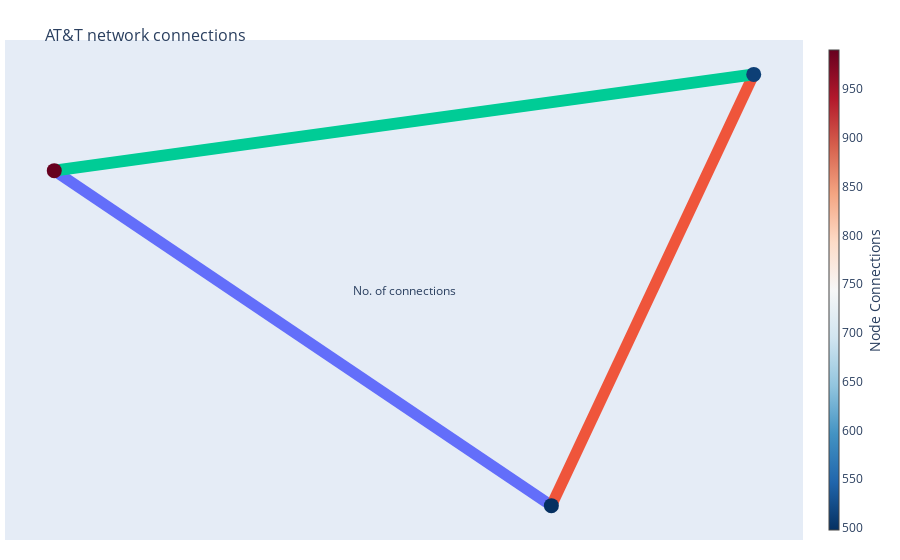

Source (notebook cell):
### Code cell
fig = go.Figure(
    data=[*edge_trace, node_trace],
    layout=go.Layout(
        title="<br>AT&T network connections",
        titlefont=dict(size=16),
        showlegend=False,
        hovermode="closest",
        margin=dict(b=20, l=5, r=5, t=40),
        annotations=[
            dict(text="No. of connections", showarrow=False, xref="paper", yref="paper")
        ],
        xaxis=dict(showgrid=False, zeroline=False, showticklabels=False),
        yaxis=dict(showgrid=False, zeroline=False, showticklabels=False),
    ),
)

fig.show()

### Figure 1 — Plotly figure (JSON) as saved in the notebook; plotly's stock layout.template omitted (floating-point values rounded to 4 significant figures)
{"data": [{"hoverinfo": "none", "line": {"width": 11.17}, "mode": "lines", "type": "scatter", "x": [0.2446, -0.9928], "y": [-1, 0.3115]}, {"hoverinfo": "none", "line": {"width": 11.17}, "mode": "lines", "type": "scatter", "x": [0.2446, 0.7482], "y": [-1, 0.6885]}, {"hoverinfo": "none", "line": {"width": 11.81}, "mode": "lines", "type": "scatter", "x": [0.7482, -0.9928], "y": [0.6885, 0.3115]}, {"hoverinfo": "none", "line": {"width": 25}, "mode": "lines", "type": "scatter", "x": [-0.9928, -0.9928], "y": [0.3115, 0.3115]}, {"hoverinfo": "text", "marker": {"color": [498, 512, 990], "colorbar": {"thickness": 10, "title": {"side": "right", "text": "Node Connections"}, "xanchor": "left"}, "colorscale": [[0, "rgb(103,0,31)"], [0.1, "rgb(178,24,43)"], [0.2, "rgb(214,96,77)"], [0.3, "rgb(244,165,130)"], [0.4, "rgb(253,219,199)"], [0.5, "rgb(247,247,247)"], [0.6, "rgb(209,229,240)"], [0.7, "rgb(146,197,222)"], [0.8, "rgb(67,147,195)"], [0.9, "rgb(33,102,172)"], [1, "rgb(5,48,97)"]], "line": {"width": 0}, "reversescale": true, "showscale": true, "size": 15}, "mode": "markers", "text": ["A # of connections: 498", "C # of connections: 512", "B # of connections: 990"], "type": "scatter", "x": [0.2446, 0.7482, -0.9928], "y": [-1, 0.6885, 0.3115]}], "layout": {"annotations": [{"showarrow": false, "text": "No. of connections", "xref": "paper", "yref": "paper"}], "hovermode": "closest", "margin": {"b": 20, "l": 5, "r": 5, "t": 40}, "showlegend": false, "title": {"font": {"size": 16}, "text": "<br>AT&T network connections"}, "xaxis": {"showgrid": false, "showticklabels": false, "zeroline": false}, "yaxis": {"showgrid": false, "showticklabels": false, "zeroline": false}}}
